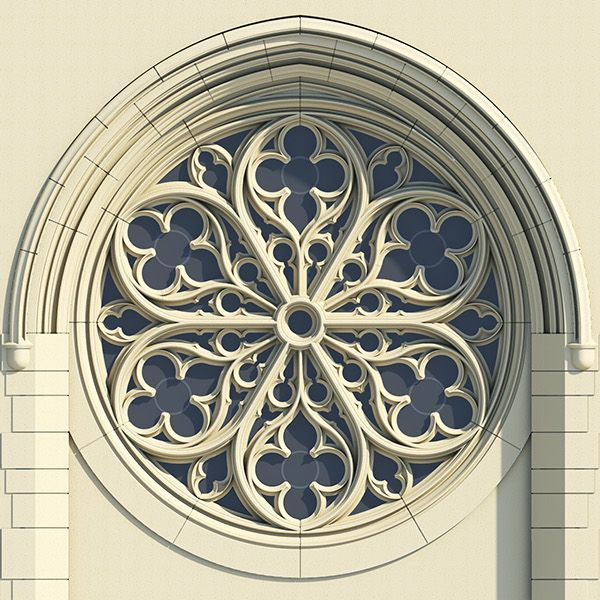
#> input picture LAB_07/image.jpg, 600 x 600 px
$ jupyter execute Lab7Notebook.ipynb
#> lines starting #> are read from the running program, lines starting #| are printed output that depends on the picture; after the words box and inside, x2 and y2 are one past the last pixel; in counts of white or black regions, pixels touching at a corner belong together
[cell 1]
import cv2 as cv
import matplotlib.pyplot as plt
import matplotlib.image as mpimg
imgg = mpimg.imread("image.jpg")
#> imgg is the input picture: shape (600, 600, 3); mean R, G, B 173, 169.9, 150.5
plt.imshow(imgg, cmap = "gray")
plt.title('Original Image'), plt.xticks([]), plt.yticks([])
plt.show()
img = cv.imread("image.jpg",cv.IMREAD_COLOR)
cv.imshow("Original Image", img)
cv.waitKey(0)
cv.destroyAllWindows()

[cell 2]
# converting to grayscale
gray = cv.cvtColor(img,cv.COLOR_BGR2GRAY)
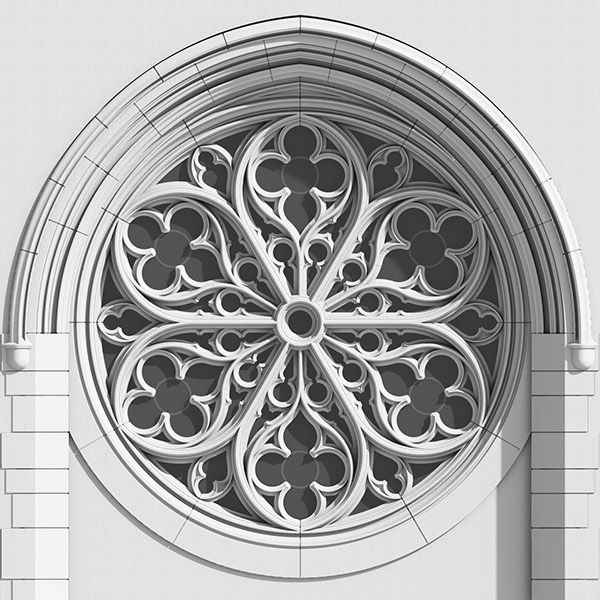
#> gray: shape (600, 600); min 1, max 254, mean 168.6
cv.imshow("Grayscale Image", gray)
plt.imshow(gray, cmap = "gray")
plt.title("Grayscale Image"), plt.xticks([]), plt.yticks([])
plt.show()
cv.waitKey(0)
cv.waitKey(0)
cv.destroyAllWindows()

[cell 3]
# converting to hsv image
img_2 = mpimg.imread("image.jpg")
hsv = cv.cvtColor(img_2, cv.COLOR_BGR2HSV)
#> hsv: shape (600, 600, 3); mean H, S, V 82.8, 44.4, 176.1
cv.imshow("HSV Image from CV", hsv)
plt.imshow(hsv, cmap = "gray")
plt.title("HSV Image"), plt.xticks([]), plt.yticks([])
plt.show()
cv.waitKey(0)
cv.destroyAllWindows()

[cell 4]
# edge detection
edges = cv.Canny(img, 100, 200)
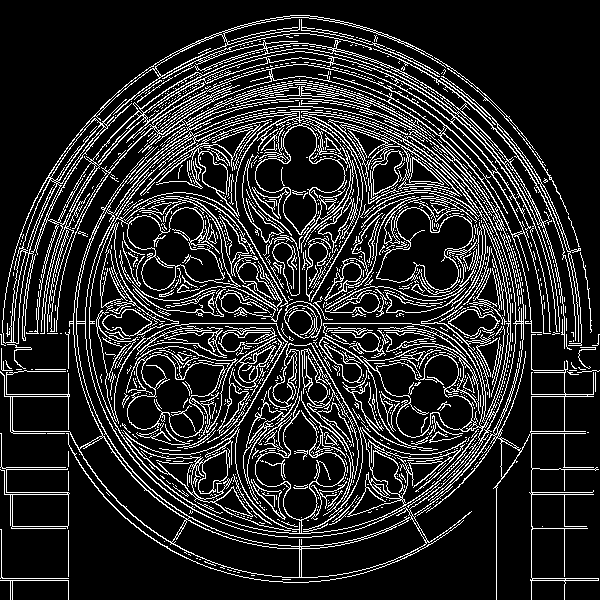
#> edges: shape (600, 600); 15.9% white in thin lines or dots
plt.subplot(1, 2, 1)
cv.imshow("Edge Image", edges)
cv.imwrite('Edge Image.jpg', edges)
plt.imshow(imgg, cmap = "gray")
plt.title("Original Image"), plt.xticks([]), plt.yticks([])
plt.show()
plt.subplot(1, 2, 2)
plt.imshow(edges, cmap = "gray")
plt.title("Edge Image"), plt.xticks([]), plt.yticks([])
plt.show()
cv.waitKey(0)
cv.destroyAllWindows()

[cell 5]
# sobelx edge detection
sobelx = cv.Sobel(src=gray, ddepth=cv.CV_64F, dx=1, dy=0, ksize=5)
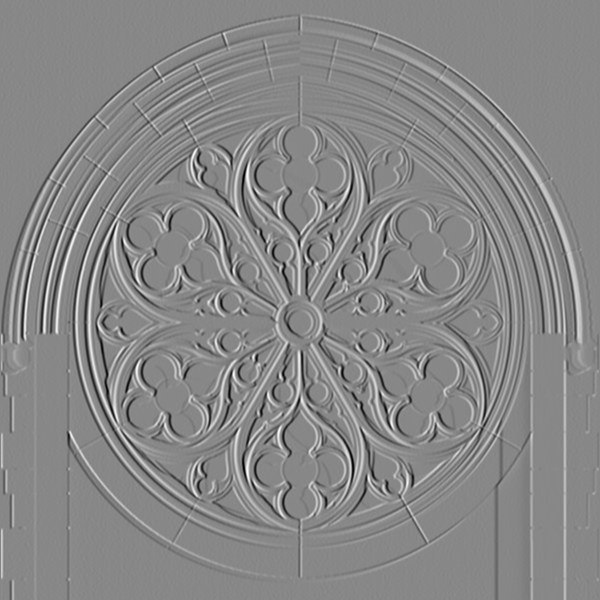
#> sobelx: shape (600, 600) float64; min -10667, max 9360, mean 3; drawn with min black and max white
cv.imshow('Sobel X', sobelx)
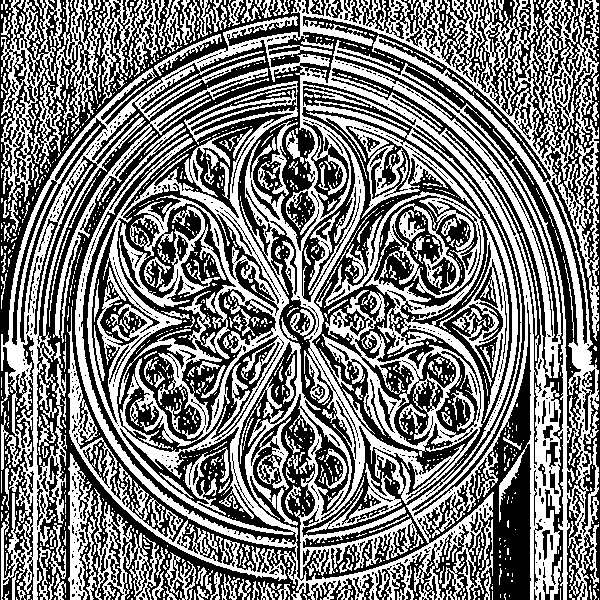
#> window 'Sobel X': shape (600, 600); 48.4% white; 1138 white regions (894 under 20 px), largest, box (x1, y1, x2, y2) and area: (1, 0, 599, 600) 125949, (1, 0, 165, 233) 8625, (306, 112, 480, 219) 3077
plt.imshow(sobelx, cmap = "gray")
plt.title("SobelX Image"), plt.xticks([]), plt.yticks([])
plt.show()
cv.waitKey(0)
cv.destroyAllWindows()

[cell 6]
image_street = cv.imread("group.jpg")
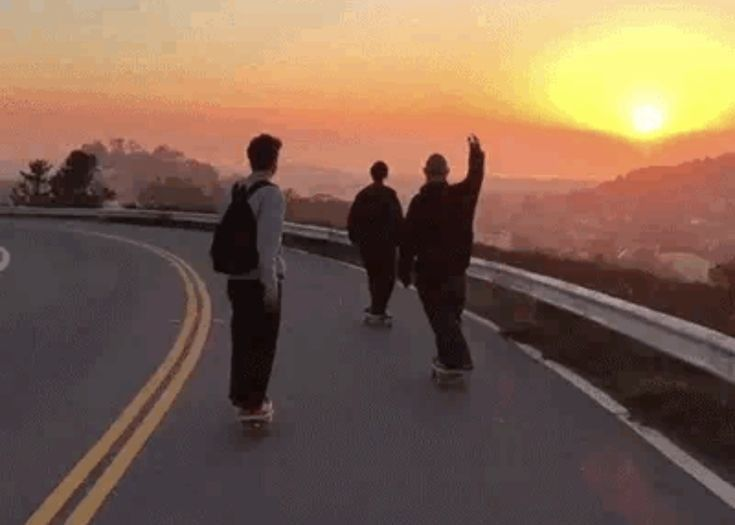
#> input picture LAB_07/group.jpg, 735 x 525 px
#> image_street is the input picture: shape (525, 735, 3); mean B, G, R 80.2, 98.2, 125.3
cv.imshow('Group', image_street)
plt.imshow(image_street, cmap = "Reds")
plt.title("Group Image"), plt.xticks([]), plt.yticks([])
plt.show()
cv.waitKey(0)
cv.destroyAllWindows()

[cell 7]
import imutils
hog = cv.HOGDescriptor()
hog.setSVMDetector(cv.HOGDescriptor_getDefaultPeopleDetector())
image_street2 = imutils.resize(image_street, width=min(400, image_street.shape[1]))
(regions, _) = hog.detectMultiScale(image_street2, winStride=(4, 4), padding=(2, 2), scale=1.05)
#> regions = [[170, 67, 70, 140], [196, 62, 86, 172], [86, 54, 104, 208]]
for (x, y, w, h) in regions:
    cv.rectangle(image_street2, (x, y), (x + w, y + h), (255, 255, 255), 1)
#> this loop made 3 passes
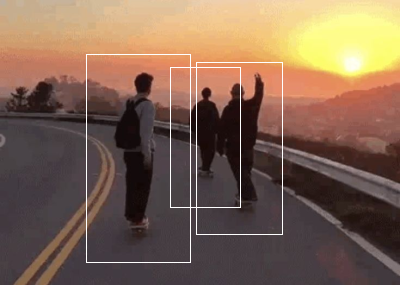
#> image_street2: shape (285, 400, 3); mean B, G, R 82.7, 100.5, 127.2
cv.imshow("Detected Image", image_street2)
plt.imshow(image_street2, cmap = "Reds")
plt.title("Person Detected Image"), plt.xticks([]), plt.yticks([])
plt.show()
cv.waitKey(0)
cv.destroyAllWindows()

[cell 8]
import numpy as np
plt.title("Original"), plt.xticks([]), plt.yticks([])
plt.imshow(image_street)
kernel = np.array([[0, -1, 0], [-1, 5, -1], [0, -1, 0]])
sharpened_image = cv.filter2D(image_street, -1, kernel)
cv.imwrite('sharpened_image.jpg', sharpened_image)
plt.title("Sharpened Image"), plt.xticks([]), plt.yticks([])
plt.imshow(sharpened_image)
plt.show()
#> figure, not shown here; B, G, R data is drawn as R, G, B

[cell 9]
filtered_image2 = cv.GaussianBlur(image_street, (7, 7), 0)
cv.imwrite('Gaussian Blur.jpg', filtered_image2)
plt.title("Gaussian Blur")
plt.imshow(filtered_image2), plt.xticks([]), plt.yticks([])
plt.show()
